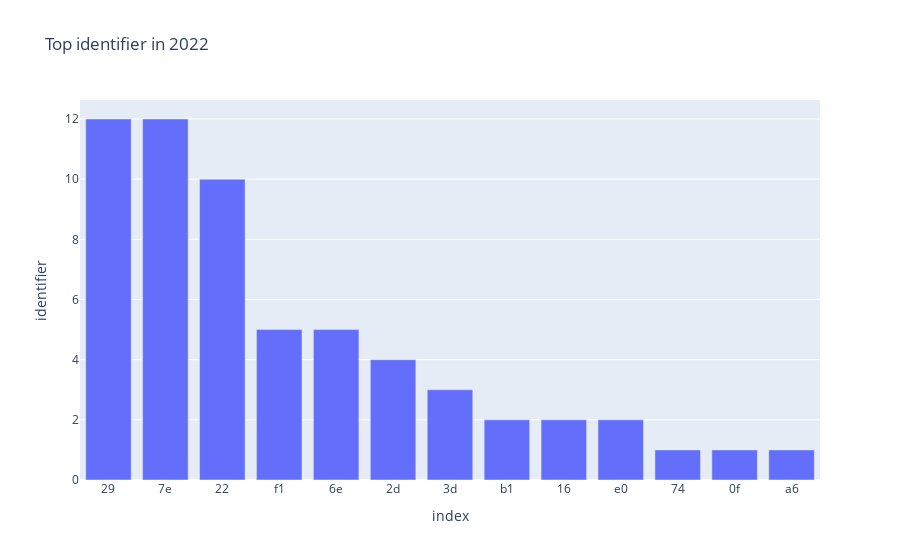

Here is the notebook cell this chart was saved with:
### Markdown cell above
This analysis aims to find the pattern of SKU categories that comes monthly. I will break the data into 2022 and 2023

### Code cell
group = explore.groupby(['year','month','identifier'])['quantity'].mean().reset_index()
group = group.sort_values(by=['year','month','quantity'],ascending=[True, True, False])
top_5 = group.groupby(['year','month']).head(5)
# 2022 Top Identifier
print('Top identifier in 2022')
top_2022 = top_5[top_5['year']==2022]['identifier'].value_counts().reset_index()

fig = px.bar(top_2022, x='index', y='identifier', title='Top identifier in 2022')
fig.show()

### Figure 1 — Plotly figure (JSON) as saved in the notebook; plotly's stock layout.template omitted (floating-point values rounded to 4 significant figures)
{"data": [{"alignmentgroup": "True", "hovertemplate": "index=%{x}<br>identifier=%{y}<extra></extra>", "legendgroup": "", "marker": {"color": "#636efa", "pattern": {"shape": ""}}, "name": "", "offsetgroup": "", "orientation": "v", "showlegend": false, "textposition": "auto", "type": "bar", "x": ["29", "7e", "22", "f1", "6e", "2d", "3d", "b1", "16", "e0", "74", "0f", "a6"], "xaxis": "x", "y": [12, 12, 10, 5, 5, 4, 3, 2, 2, 2, 1, 1, 1], "yaxis": "y"}], "layout": {"barmode": "relative", "legend": {"tracegroupgap": 0}, "title": {"text": "Top identifier in 2022"}, "xaxis": {"anchor": "y", "domain": [0, 1], "title": {"text": "index"}}, "yaxis": {"anchor": "x", "domain": [0, 1], "title": {"text": "identifier"}}}}
